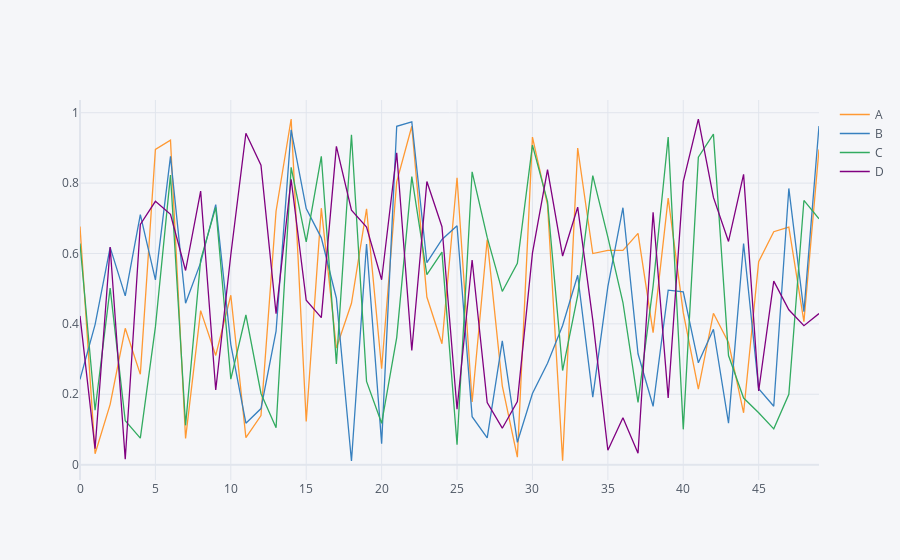

The notebook cell this image was saved under:
### Markdown cell above
## Basics

### Code cell
arr_1 = np.random.rand(50, 4)
df_1 = pd.DataFrame(arr_1, columns=['A', 'B', 'C', 'D'])
# df_1.head()
# df_1.plot()
df_1.iplot()
